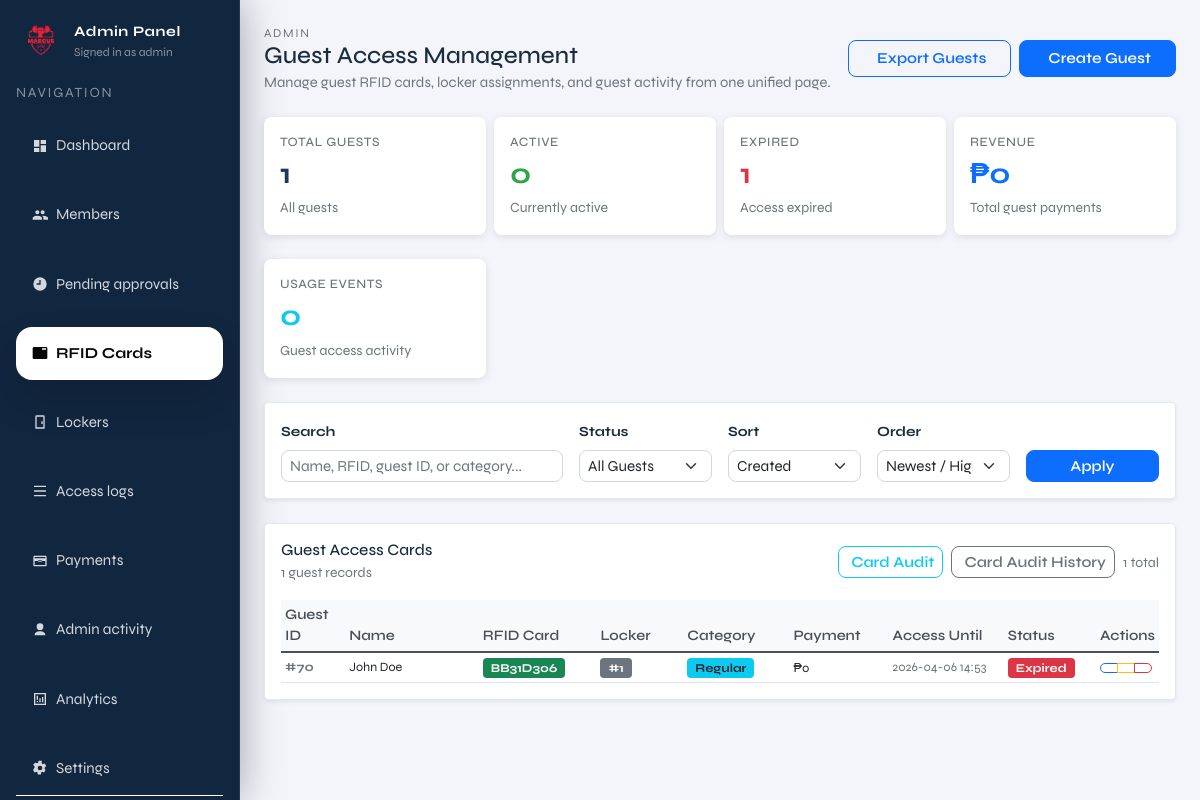
Before: /admin/rfid (signed in) with the older database file.
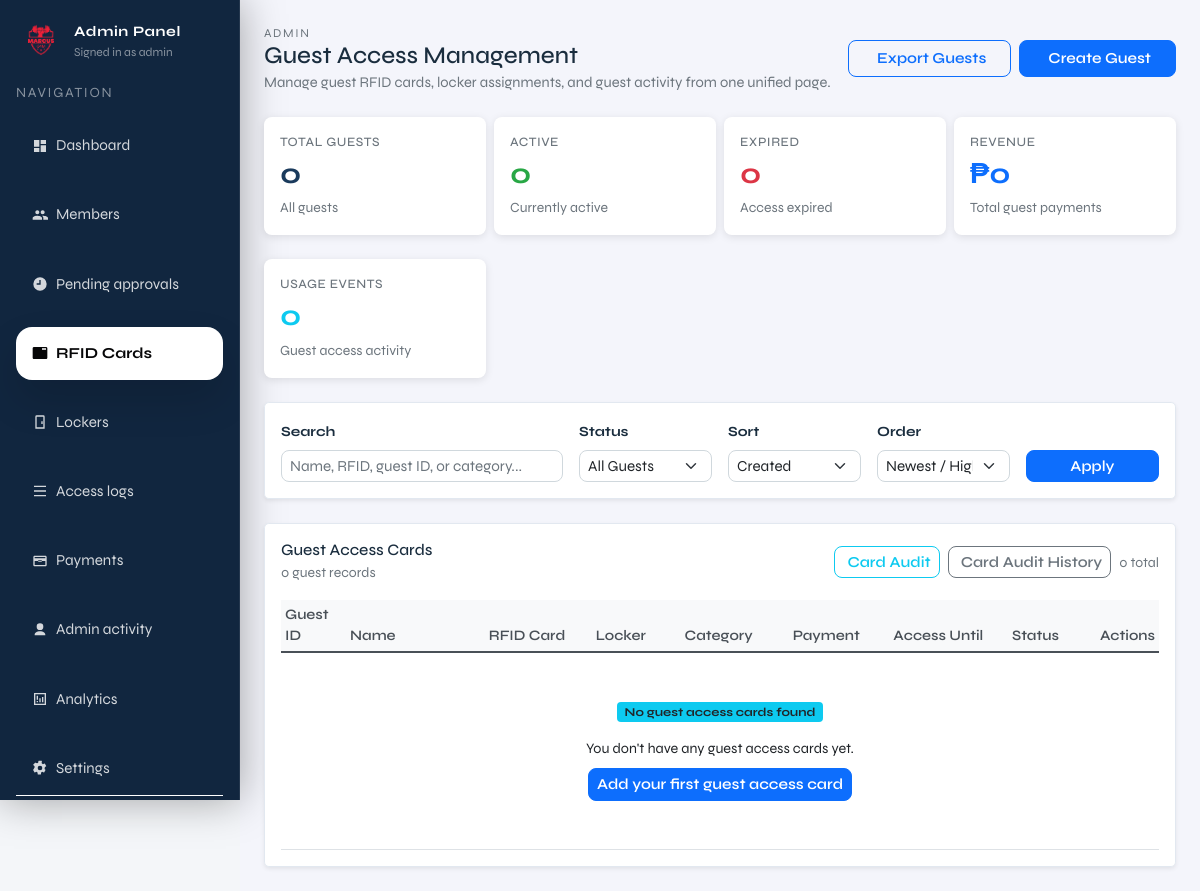
After: the same page with the newer database file.
### tables this page shows
CREATE TABLE members (
              id INTEGER PRIMARY KEY AUTOINCREMENT,
              full_name TEXT NOT NULL,
              address TEXT,
              contact_number TEXT,
              age INTEGER,
              category TEXT,
              payment_status TEXT NOT NULL DEFAULT 'unpaid',
              paid_at TEXT,
              status TEXT NOT NULL DEFAULT 'pending',
              created_at TEXT NOT NULL DEFAULT (datetime('now'))
            , locker_id INTEGER, fingerprint_uid TEXT, rfid_uid TEXT, expiry_date TEXT, member_type TEXT DEFAULT 'regular');

### locker/admin.py (the view)
@admin_bp.get("/rfid")
def admin_rfid():
    guard = _require_admin()
    if guard is not None:
        return guard
    q = request.args.get("q", "").strip()
    status_filter = request.args.get("status", "all")  # all|active|expired
    sort_by = request.args.get("sort", "created_at")  # created_at|total_payments|name
    sort_order = request.args.get("order", "desc")  # asc|desc
    now_local = datetime.now().strftime("%Y-%m-%d %H:%M:%S")
    with connect() as conn:
        base_query = """
        SELECT
            m.id,
            m.full_name,
            m.rfid_uid,
            m.locker_id,
            m.expiry_date,
            CASE
                WHEN LOWER(TRIM(m.category)) = 'student' THEN 'student'
                ELSE 'regular'
            END AS category,
            m.created_at,
            COALESCE((SELECT SUM(amount) FROM payments p2 WHERE p2.member_id = m.id), 0) AS total_payments,
            COALESCE((SELECT COUNT(*) FROM payments p2 WHERE p2.member_id = m.id), 0) AS payment_count,
            COUNT(al.id) AS total_access_events,
            MAX(al.created_at) AS last_access_time,
            (SELECT grc.status
               FROM guest_rfid_cards grc
               WHERE grc.guest_id = m.id
               ORDER BY grc.issue_time DESC
               LIMIT 1) AS card_status,
            (SELECT grc.expires_at
               FROM guest_rfid_cards grc
               WHERE grc.guest_id = m.id
               ORDER BY grc.issue_time DESC
               LIMIT 1) AS card_expires_at,
            (SELECT grc.expected_return_time
               FROM guest_rfid_cards grc
               WHERE grc.guest_id = m.id
               ORDER BY grc.issue_time DESC
               LIMIT 1) AS card_expected_return_time
        FROM members m
        LEFT JOIN access_logs al ON al.actor_type = 'guest' AND al.actor_ref = m.rfid_uid
        WHERE m.member_type = 'guest'
        """
        params = []
        if q:
            base_query += " AND (m.full_name LIKE ? OR m.rfid_uid LIKE ? OR CAST(m.id AS TEXT) LIKE ? OR m.category LIKE ? )"
            search_param = f"%{q}%"
            params.extend([search_param, search_param, search_param, search_param])
        if status_filter == "active":
            base_query += " AND (m.expiry_date IS NULL OR REPLACE(m.expiry_date, 'T', ' ') >= ?)"
            params.append(now_local)
        elif status_filter == "expired":
            base_query += " AND REPLACE(m.expiry_date, 'T', ' ') < ?"
            params.append(now_local)
        base_query += " GROUP BY m.id, m.full_name, m.rfid_uid, m.locker_id, m.expiry_date, m.category, m.created_at"
        sort_column_map = {
            "created_at": "m.created_at",
            "total_payments": "total_payments",
            "name": "m.full_name"
        }
        sort_column = sort_column_map.get(sort_by, "m.created_at")
        base_query += f" ORDER BY {sort_column} {'DESC' if sort_order == 'desc' else 'ASC'}"
        guests = conn.execute(base_query, params).fetchall()
    guests = [dict(g) for g in guests]
    def is_card_active(guest):
        if guest.get('card_status') != 'ACTIVE':
            return False
        if guest.get('card_expires_at'):
            return guest['card_expires_at'] >= now_local
        return True
    active_count = sum(1 for guest in guests if is_card_active(guest))
    expired_count = len(guests) - active_count
    card_active_count = sum(1 for guest in guests if guest.get('card_status') == 'ACTIVE')
    card_expired_count = sum(1 for guest in guests if guest.get('card_status') == 'EXPIRED' or (guest.get('card_status') == 'ACTIVE' and guest.get('card_expires_at') and guest['card_expires_at'] < now_local))
    card_returned_count = sum(1 for guest in guests if guest.get('card_status') == 'RETURNED')
    card_blacklisted_count = sum(1 for guest in guests if guest.get('card_status') == 'BLACKLISTED')
    card_lost_count = sum(1 for guest in guests if guest.get('card_status') == 'LOST')
    total_revenue = sum(guest.get('total_payments', 0) for guest in guests)
    total_access_events = sum(guest.get('total_access_events', 0) for guest in guests)
    return render_template(
        "admin/pages/admin_rfid.html",
        current_page="rfid",
        admin_username=session.get("admin_username"),
        current_admin_id=session.get("admin_id", 1),
        guests=guests,
        q=q,
        status_filter=status_filter,
        sort_by=sort_by,
        sort_order=sort_order,
        active_count=active_count,
        expired_count=expired_count,
        card_active_count=card_active_count,
        card_expired_count=card_expired_count,
        card_returned_count=card_returned_count,
        card_blacklisted_count=card_blacklisted_count,
        card_lost_count=card_lost_count,
        total_revenue=total_revenue,
        total_access_events=total_access_events,
        now=datetime.now(),
    )

### locker/admin.py (called while the page is built)
def _require_admin():
    if not session.get("admin_logged_in"):
        return redirect(url_for("admin.admin_login"))
    return None

@admin_bp.before_request
def _protect_admin_routes():
    if request.endpoint in ("admin.admin_login", "admin.admin_login_submit"):
        return None
    if not session.get("admin_logged_in"):
        return redirect(url_for("admin.admin_login"))

### locker/db.py (called while the page is built, shortened)
def _db_path() -> Path:
    env_path = os.getenv("LOCKER_DB_PATH")
    if env_path:
        return Path(env_path)
    current_dir = Path(__file__).resolve().parent
    candidate_paths = [
        current_dir / "locker.sqlite3",
        current_dir / "locker.db",
        current_dir.parent / "locker.sqlite3",
        current_dir.parent / "locker.db",
    ]
    for path in candidate_paths:
        if path.exists():
            return path
    return current_dir.parent / "locker.sqlite3"

def _database_url() -> Optional[str]:
    return os.getenv("DATABASE_URL") or os.getenv("POSTGRES_URL")

    def _translate_sql(self, sql: str, params: Optional[Iterable[Any]] = None) -> str:
        if not self._is_postgres:
            return sql

### locker/templates/admin/pages/admin_rfid.html (shortened to what the changed rows need)
{% extends "admin/layout/admin.html" %}
{% block admin_content %}
  <div class="d-flex justify-content-between align-items-center mb-4 flex-column flex-sm-row gap-3">
    <div>
      <h1 class="h4 mb-0">Guest Access Management</h1>
    </div>
  </div>
  <div class="row g-2 mb-4">
    <div class="col-6 col-lg-3">
      <div class="card" style="border: none; box-shadow: 0 2px 8px rgba(0,0,0,0.1); border-radius: 0.5rem;">
        <div class="card-body p-3">
          <div style="color: #6c757d; font-size: 0.8rem; font-weight: 500; text-transform: uppercase; letter-spacing: 0.04em;">Total Guests</div>
          <div style="font-size: 1.8rem; font-weight: 700; color: var(--brand-blue);">{{ guests|length }}</div>
          <small class="text-muted">All guests</small>
        </div>
      </div>
    </div>
    <div class="col-6 col-lg-3">
      <div class="card" style="border: none; box-shadow: 0 2px 8px rgba(0,0,0,0.1); border-radius: 0.5rem;">
        <div class="card-body p-3">
          <div style="color: #6c757d; font-size: 0.8rem; font-weight: 500; text-transform: uppercase; letter-spacing: 0.04em;">Expired</div>
          <div style="font-size: 1.8rem; font-weight: 700; color: #dc3545;">{{ expired_count }}</div>
          <small class="text-muted">Access expired</small>
        </div>
      </div>
    </div>
  </div>
  <div class="card shadow-sm rounded-3">
    <div class="card-body">
      <div class="d-flex justify-content-between align-items-center mb-3">
        <div>
          <h6 class="card-title mb-0">Guest Access Cards</h6>
          <small class="text-muted">{{ guests|length }} guest records</small>
        </div>
        <div class="d-flex gap-2 align-items-center">
          <button type="button" class="btn btn-sm btn-outline-info" onclick="showCardAuditReport()">
             Card Audit
          </button>
          <button type="button" class="btn btn-sm btn-outline-secondary" onclick="showCardAuditHistory()">
             Card Audit History
          </button>
          <span class="text-muted small">{{ guests|length }} total</span>
        </div>
      </div>
      <div class="guests-wrapper table-responsive">
        <table class="table table-sm table-hover align-middle mb-0">
          <thead class="position-sticky" style="top: 0; background: white; z-index: 10;">
            <tr>
              <th style="width: 70px;">Guest ID</th>
              <th style="width: 170px;">Name</th>
              <th style="width: 130px;">RFID Card</th>
              <th style="width: 100px;">Locker</th>
              <th style="width: 120px;">Category</th>
              <th style="width: 110px;">Payment</th>
              <th style="width: 140px;">Access Until</th>
              <th style="width: 100px;">Status</th>
              <th>Actions</th>
            </tr>
          </thead>
          <tbody>
            {% if guests %}
              {% for guest in guests %}
                {% set card_expires_at = guest.card_expires_at or guest.expiry_date %}
                {% set is_card_expired = card_expires_at and card_expires_at.replace('T', ' ') < now.strftime('%Y-%m-%d %H:%M:%S') %}
                {% if guest.card_status == 'ACTIVE' and is_card_expired %}
                  {% set card_status = 'EXPIRED' %}
                {% else %}
                  {% set card_status = guest.card_status or (is_card_expired and 'EXPIRED' or 'ACTIVE') %}
                {% endif %}
                <tr>
                  <td class="text-muted small fw-bold">#{{ guest.id }}</td>
                  <td class="small">{{ guest.full_name }}</td>
                  <td>
                    <span class="badge bg-success" style="font-size: 0.75rem;">{{ guest.rfid_uid }}</span>
                  </td>
                  <td>
                    {% if guest.locker_id is not none %}
                      <span class="badge bg-secondary" style="font-size: 0.75rem;">#{{ guest.locker_id }}</span>
                    {% else %}
                      <span class="text-muted small">—</span>
                    {% endif %}
                  </td>
                  <td>
                    {% set category_label = 'Student' if guest.category and guest.category|lower == 'student' else 'Regular' %}
                    <span class="badge bg-info text-dark" style="font-size: 0.75rem;">{{ category_label }}</span>
                  </td>
                  <td>
                    <span class="text-dark small fw-semibold">₱{{ "{:,}".format(guest.total_payments) }}</span>
                  </td>
                  <td class="text-muted small">
                    {{ (guest.card_expires_at or guest.expiry_date).replace('T', ' ')[:16] if (guest.card_expires_at or guest.expiry_date) else "—" }}
                  </td>
                  <td>
                    {% if card_status == 'ACTIVE' %}
                      <span class="badge bg-success" style="font-size: 0.75rem;">Active</span>
                    {% elif card_status == 'EXPIRED' %}
                      <span class="badge bg-danger" style="font-size: 0.75rem;">Expired</span>
                    {% elif card_status == 'RETURNED' %}
                      <span class="badge bg-warning text-dark" style="font-size: 0.75rem;">Returned</span>
                    {% elif card_status == 'BLACKLISTED' %}
                      <span class="badge bg-dark" style="font-size: 0.75rem;">Blacklisted</span>
                    {% elif card_status == 'LOST' %}
                      <span class="badge bg-secondary" style="font-size: 0.75rem;">Lost</span>
                    {% else %}
                      <span class="badge bg-secondary" style="font-size: 0.75rem;">{{ card_status }}</span>
                    {% endif %}
                  </td>
                  <td>
                    <div class="btn-group" role="group" aria-label="Guest actions">
                      <button type="button" class="btn btn-sm btn-outline-primary" title="View details"
                              onclick="showGuestDetails({{ guest.id }})">
                      </button>
                      <button type="button" class="btn btn-sm btn-outline-warning" title="Extend access"
                              onclick="showExtendGuestModal({{ guest.id }}, '{{ guest.full_name|replace("'", "\\'") }}', '{{ guest.expiry_date or '' }}')">
                      </button>
                      <button type="button" class="btn btn-sm btn-outline-danger" title="Remove"
                              onclick="showDeleteModal('guest', { id: {{ guest.id }}, rfid_uid: '{{ guest.rfid_uid }}', name: '{{ guest.full_name|replace("'", "\\'") }}', locker_id: {{ guest.locker_id or 'null' }} }, function() { document.getElementById('deleteForm{{ guest.id }}').submit(); })">
                      </button>
                    </div>
                  </td>
                </tr>
              {% endfor %}
            {% else %}
              <tr>
                <td colspan="9" class="p-4">
                  <div class="text-center py-4">
                    <div class="mb-3">
                      <span class="badge bg-info text-dark">No guest access cards found</span>
                    </div>
                    {% if q %}
                      <p class="mb-2">No results for <strong>{{ q }}</strong>. Try a different name, card UID, or locker.</p>
                    {% else %}
                      <p class="mb-2">You don't have any guest access cards yet.</p>
                    {% endif %}
                    <button class="btn btn-sm btn-primary" data-bs-toggle="modal" data-bs-target="#createGuestModal">
                      Add your first guest access card
                    </button>
                  </div>
                </td>
              </tr>
            {% endif %}
          </tbody>
        </table>
      </div>
    </div>
  </div>
{% endblock %}

Changed rows visible on the page:
removed members: id "70", full_name "John Doe", rfid_uid "BB31D306", locker_id "1", category_label "Regular", total_payments "0", expiry_date "2026-04-06 14:53"
Other visible differences:
{{ guests|length }}: "1" → "0"
{{ expired_count }}: "1" → "0"
text now shown: "No guest access cards found You don't have any guest access cards yet. Add your first guest access card"
